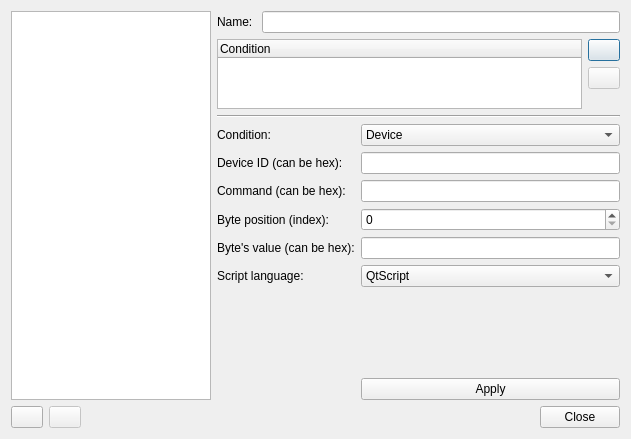
<?xml version="1.0" encoding="UTF-8"?>
<ui version="4.0">
 <class>FilterDialog</class>
 <widget class="QDialog" name="FilterDialog">
  <property name="geometry">
   <rect>
    <x>0</x>
    <y>0</y>
    <width>631</width>
    <height>439</height>
   </rect>
  </property>
  <property name="windowTitle">
   <string>Filters</string>
  </property>
  <layout class="QVBoxLayout" name="verticalLayout_3">
   <item>
    <layout class="QHBoxLayout" name="horizontalLayout_3">
     <item>
      <widget class="QListWidget" name="filterList">
       <property name="maximumSize">
        <size>
         <width>200</width>
         <height>16777215</height>
        </size>
       </property>
      </widget>
     </item>
     <item>
      <widget class="QStackedWidget" name="mainStack">
       <property name="currentIndex">
        <number>0</number>
       </property>
       <widget class="QWidget" name="page_3">
        <layout class="QVBoxLayout" name="verticalLayout_2" stretch="0,1,0,4">
         <property name="leftMargin">
          <number>0</number>
         </property>
         <property name="topMargin">
          <number>0</number>
         </property>
         <property name="rightMargin">
          <number>0</number>
         </property>
         <property name="bottomMargin">
          <number>0</number>
         </property>
         <item>
          <layout class="QGridLayout" name="gridLayout_2">
           <item row="0" column="0">
            <widget class="QLabel" name="label">
             <property name="text">
              <string>Name: </string>
             </property>
            </widget>
           </item>
           <item row="0" column="1">
            <widget class="QLineEdit" name="nameEdit"/>
           </item>
          </layout>
         </item>
         <item>
          <layout class="QHBoxLayout" name="horizontalLayout_2">
           <item>
            <widget class="QTreeWidget" name="condTree">
             <property name="sizePolicy">
              <sizepolicy hsizetype="Expanding" vsizetype="Preferred">
               <horstretch>0</horstretch>
               <verstretch>0</verstretch>
              </sizepolicy>
             </property>
             <property name="maximumSize">
              <size>
               <width>16777215</width>
               <height>16777215</height>
              </size>
             </property>
             <property name="editTriggers">
              <set>QAbstractItemView::NoEditTriggers</set>
             </property>
             <property name="showDropIndicator" stdset="0">
              <bool>false</bool>
             </property>
             <attribute name="headerCascadingSectionResizes">
              <bool>false</bool>
             </attribute>
             <attribute name="headerShowSortIndicator" stdset="0">
              <bool>false</bool>
             </attribute>
             <attribute name="headerStretchLastSection">
              <bool>true</bool>
             </attribute>
             <column>
              <property name="text">
               <string>Condition</string>
              </property>
             </column>
            </widget>
           </item>
           <item>
            <layout class="QVBoxLayout" name="verticalLayout">
             <item>
              <widget class="QPushButton" name="addCondBtn">
               <property name="sizePolicy">
                <sizepolicy hsizetype="Maximum" vsizetype="Maximum">
                 <horstretch>0</horstretch>
                 <verstretch>0</verstretch>
                </sizepolicy>
               </property>
               <property name="maximumSize">
                <size>
                 <width>32</width>
                 <height>32</height>
                </size>
               </property>
               <property name="text">
                <string/>
               </property>
               <property name="icon">
                <iconset resource="../actions.qrc">
                 <normaloff>:/actions/icons/list-add_32.png</normaloff>:/actions/icons/list-add_32.png</iconset>
               </property>
               <property name="iconSize">
                <size>
                 <width>24</width>
                 <height>24</height>
                </size>
               </property>
              </widget>
             </item>
             <item>
              <widget class="QPushButton" name="rmCondBtn">
               <property name="enabled">
                <bool>false</bool>
               </property>
               <property name="sizePolicy">
                <sizepolicy hsizetype="Maximum" vsizetype="Maximum">
                 <horstretch>0</horstretch>
                 <verstretch>0</verstretch>
                </sizepolicy>
               </property>
               <property name="maximumSize">
                <size>
                 <width>32</width>
                 <height>32</height>
                </size>
               </property>
               <property name="text">
                <string/>
               </property>
               <property name="icon">
                <iconset resource="../actions.qrc">
                 <normaloff>:/actions/icons/list-remove_32.png</normaloff>:/actions/icons/list-remove_32.png</iconset>
               </property>
               <property name="iconSize">
                <size>
                 <width>24</width>
                 <height>24</height>
                </size>
               </property>
              </widget>
             </item>
             <item>
              <spacer name="verticalSpacer">
               <property name="orientation">
                <enum>Qt::Vertical</enum>
               </property>
               <property name="sizeType">
                <enum>QSizePolicy::Expanding</enum>
               </property>
               <property name="sizeHint" stdset="0">
                <size>
                 <width>20</width>
                 <height>40</height>
                </size>
               </property>
              </spacer>
             </item>
            </layout>
           </item>
          </layout>
         </item>
         <item>
          <widget class="Line" name="line">
           <property name="orientation">
            <enum>Qt::Horizontal</enum>
           </property>
          </widget>
         </item>
         <item>
          <layout class="QGridLayout" name="condGrid">
           <item row="0" column="0">
            <widget class="QLabel" name="typeLabel">
             <property name="sizePolicy">
              <sizepolicy hsizetype="Preferred" vsizetype="Preferred">
               <horstretch>0</horstretch>
               <verstretch>0</verstretch>
              </sizepolicy>
             </property>
             <property name="text">
              <string>Condition:</string>
             </property>
            </widget>
           </item>
           <item row="0" column="1">
            <widget class="QComboBox" name="typeBox">
             <property name="sizeAdjustPolicy">
              <enum>QComboBox::AdjustToContents</enum>
             </property>
             <item>
              <property name="text">
               <string>Device</string>
              </property>
             </item>
             <item>
              <property name="text">
               <string>Command</string>
              </property>
             </item>
             <item>
              <property name="text">
               <string>Byte's value</string>
              </property>
             </item>
             <item>
              <property name="text">
               <string>User script</string>
              </property>
             </item>
            </widget>
           </item>
           <item row="1" column="0">
            <widget class="QLabel" name="devLabel">
             <property name="text">
              <string>Device ID (can be hex):</string>
             </property>
            </widget>
           </item>
           <item row="1" column="1">
            <widget class="QLineEdit" name="devEdit"/>
           </item>
           <item row="2" column="0">
            <widget class="QLabel" name="cmdLabel">
             <property name="text">
              <string>Command (can be hex):</string>
             </property>
            </widget>
           </item>
           <item row="2" column="1">
            <widget class="QLineEdit" name="cmdEdit"/>
           </item>
           <item row="3" column="0">
            <widget class="QLabel" name="bytePosLabel">
             <property name="text">
              <string>Byte position (index):</string>
             </property>
            </widget>
           </item>
           <item row="3" column="1">
            <widget class="QSpinBox" name="bytePosBox">
             <property name="maximum">
              <number>65536</number>
             </property>
            </widget>
           </item>
           <item row="4" column="0">
            <widget class="QLabel" name="byteValLabel">
             <property name="text">
              <string>Byte's value (can be hex):</string>
             </property>
            </widget>
           </item>
           <item row="4" column="1">
            <widget class="QLineEdit" name="byteValEdit"/>
           </item>
           <item row="5" column="0">
            <widget class="QLabel" name="langLabel">
             <property name="text">
              <string>Script language:</string>
             </property>
            </widget>
           </item>
           <item row="5" column="1">
            <widget class="QComboBox" name="langBox">
             <item>
              <property name="text">
               <string>QtScript</string>
              </property>
             </item>
            </widget>
           </item>
           <item row="7" column="1">
            <widget class="QPushButton" name="applyBtn">
             <property name="sizePolicy">
              <sizepolicy hsizetype="Minimum" vsizetype="Fixed">
               <horstretch>0</horstretch>
               <verstretch>0</verstretch>
              </sizepolicy>
             </property>
             <property name="text">
              <string>Apply</string>
             </property>
             <property name="icon">
              <iconset resource="../LorrisProgrammer/programmericons.qrc">
               <normaloff>:/icons/start</normaloff>:/icons/start</iconset>
             </property>
            </widget>
           </item>
           <item row="7" column="0">
            <widget class="QLabel" name="errorLabel">
             <property name="text">
              <string/>
             </property>
            </widget>
           </item>
           <item row="6" column="1">
            <spacer name="verticalSpacer_2">
             <property name="orientation">
              <enum>Qt::Vertical</enum>
             </property>
             <property name="sizeHint" stdset="0">
              <size>
               <width>20</width>
               <height>40</height>
              </size>
             </property>
            </spacer>
           </item>
          </layout>
         </item>
        </layout>
       </widget>
       <widget class="QWidget" name="page_4">
        <layout class="QVBoxLayout" name="verticalLayout_4">
         <item>
          <layout class="QHBoxLayout" name="horizontalLayout_6">
           <item>
            <spacer name="horizontalSpacer_2">
             <property name="orientation">
              <enum>Qt::Horizontal</enum>
             </property>
             <property name="sizeHint" stdset="0">
              <size>
               <width>40</width>
               <height>20</height>
              </size>
             </property>
            </spacer>
           </item>
           <item>
            <widget class="QPushButton" name="addBtn2">
             <property name="text">
              <string>Add filter</string>
             </property>
             <property name="icon">
              <iconset resource="../actions.qrc">
               <normaloff>:/actions/icons/list-add_32.png</normaloff>:/actions/icons/list-add_32.png</iconset>
             </property>
             <property name="iconSize">
              <size>
               <width>24</width>
               <height>24</height>
              </size>
             </property>
            </widget>
           </item>
           <item>
            <spacer name="horizontalSpacer_3">
             <property name="orientation">
              <enum>Qt::Horizontal</enum>
             </property>
             <property name="sizeHint" stdset="0">
              <size>
               <width>40</width>
               <height>20</height>
              </size>
             </property>
            </spacer>
           </item>
          </layout>
         </item>
        </layout>
       </widget>
      </widget>
     </item>
    </layout>
   </item>
   <item>
    <layout class="QHBoxLayout" name="horizontalLayout">
     <item>
      <widget class="QPushButton" name="addBtn">
       <property name="maximumSize">
        <size>
         <width>32</width>
         <height>32</height>
        </size>
       </property>
       <property name="text">
        <string/>
       </property>
       <property name="icon">
        <iconset resource="../actions.qrc">
         <normaloff>:/actions/icons/list-add_32.png</normaloff>:/actions/icons/list-add_32.png</iconset>
       </property>
       <property name="iconSize">
        <size>
         <width>24</width>
         <height>24</height>
        </size>
       </property>
      </widget>
     </item>
     <item>
      <widget class="QPushButton" name="rmBtn">
       <property name="enabled">
        <bool>false</bool>
       </property>
       <property name="maximumSize">
        <size>
         <width>32</width>
         <height>32</height>
        </size>
       </property>
       <property name="text">
        <string/>
       </property>
       <property name="icon">
        <iconset resource="../actions.qrc">
         <normaloff>:/actions/icons/list-remove_32.png</normaloff>:/actions/icons/list-remove_32.png</iconset>
       </property>
       <property name="iconSize">
        <size>
         <width>24</width>
         <height>24</height>
        </size>
       </property>
      </widget>
     </item>
     <item>
      <widget class="QDialogButtonBox" name="buttonBox">
       <property name="orientation">
        <enum>Qt::Horizontal</enum>
       </property>
       <property name="standardButtons">
        <set>QDialogButtonBox::Close</set>
       </property>
      </widget>
     </item>
    </layout>
   </item>
  </layout>
 </widget>
 <resources>
  <include location="../actions.qrc"/>
  <include location="../LorrisProgrammer/programmericons.qrc"/>
 </resources>
 <connections>
  <connection>
   <sender>buttonBox</sender>
   <signal>accepted()</signal>
   <receiver>FilterDialog</receiver>
   <slot>accept()</slot>
   <hints>
    <hint type="sourcelabel">
     <x>248</x>
     <y>254</y>
    </hint>
    <hint type="destinationlabel">
     <x>157</x>
     <y>274</y>
    </hint>
   </hints>
  </connection>
  <connection>
   <sender>buttonBox</sender>
   <signal>rejected()</signal>
   <receiver>FilterDialog</receiver>
   <slot>reject()</slot>
   <hints>
    <hint type="sourcelabel">
     <x>316</x>
     <y>260</y>
    </hint>
    <hint type="destinationlabel">
     <x>286</x>
     <y>274</y>
    </hint>
   </hints>
  </connection>
  <connection>
   <sender>addBtn2</sender>
   <signal>clicked()</signal>
   <receiver>addBtn</receiver>
   <slot>click()</slot>
   <hints>
    <hint type="sourcelabel">
     <x>419</x>
     <y>198</y>
    </hint>
    <hint type="destinationlabel">
     <x>25</x>
     <y>412</y>
    </hint>
   </hints>
  </connection>
 </connections>
</ui>
